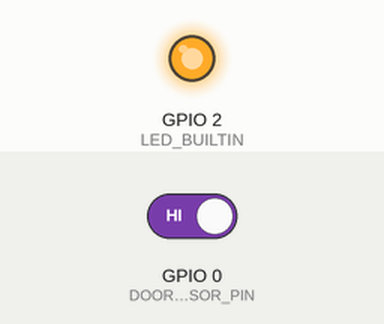
Simulated run of this sketch. Board: ESP8266 (NodeMCU). Shown: output pins drawn as LEDs (lit = HIGH, except the on-board LED, lit = LOW). Inputs (shaded band) come from the test bench; at power-on: GPIO 0 (DOOR_SENSOR_PIN) HIGH. WiFi joins after 1.5 s; servers stay silent unless stated; no MQTT or app messages arrive unless stated; what the sketch prints to the serial monitor is not drawn.

Above: at 2.7 s.
2.8 s: GPIO 0 (DOOR_SENSOR_PIN) driven LOW
At 3.6 s:
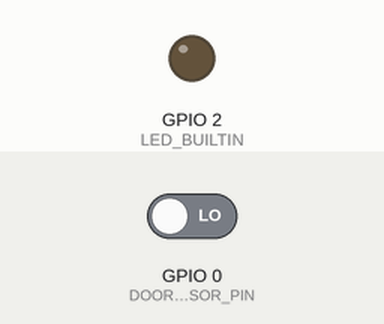
4.3 s: GPIO 0 (DOOR_SENSOR_PIN) driven HIGH
At 4.8 s:
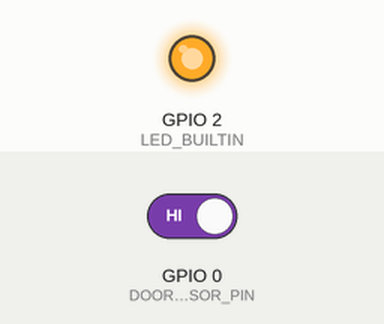
Timing chart, 0 to 7.3 s (numbered marks = the images above; inputs shaded):
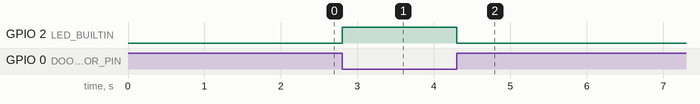

The sketch:

door_sensor.ino
```cpp
#include <ESP8266WiFi.h>
#include <PubSubClient.h>

const char* ssid = "your network ssid";
const char* wifi_password = "your password";
const char* mqtt_server = "ip address on the pi";
const char* clientID = "door_sensor";
const char* mqtt_topic = "door_status";

const int DOOR_SENSOR_PIN = 0;  // Arduino pin connected to door sensor's pin

int currentDoorState; // current state of door sensor
int lastDoorState;    // previous state of door sensor

WiFiClient wifiClient;
PubSubClient client(mqtt_server, 1883, wifiClient);


void setup() {
  Serial.begin(9600);                     // initialize serial
  pinMode(DOOR_SENSOR_PIN, INPUT_PULLUP); // set arduino pin to input pull-up mode
  pinMode(LED_BUILTIN, OUTPUT);

  Serial.print("Connecting to ");
  Serial.println(ssid);

  // Connect to the WiFi
  WiFi.begin(ssid, wifi_password);

  // Wait until the connection has been confirmed before continuing
  while (WiFi.status() != WL_CONNECTED) {
    delay(500);
    Serial.print(".");
  }

  // Debugging - Output the IP Address of the ESP8266
  Serial.println("WiFi connected");
  Serial.print("IP address: ");
  Serial.println(WiFi.localIP());


  currentDoorState = digitalRead(DOOR_SENSOR_PIN); // read state

    // Connect to MQTT Broker
  // client.connect returns a boolean value to let us know if the connection was successful.
  if (client.connect(clientID)) {
    Serial.println("Connected to MQTT Broker!");
  }
  else {
    Serial.println("Connection to MQTT Broker failed...");
  }

}

void loop() {


  lastDoorState = currentDoorState;              // save the last state
  currentDoorState  = digitalRead(DOOR_SENSOR_PIN); // read new state

  if (lastDoorState == LOW && currentDoorState == HIGH) { // state change: LOW -> HIGH
    Serial.println("The door-opening event is detected");
    digitalWrite(LED_BUILTIN, LOW);
    if (client.publish(mqtt_topic, "1")) {
      Serial.println("door closed and message sent!");
    }
    // Again, client.publish will return a boolean value depending on whether it succeded or not.
    // If the message failed to send, we will try again, as the connection may have broken.
    else {
      Serial.println("Message failed to send. Reconnecting to MQTT Broker and trying again");
      client.connect(clientID);
      delay(10); // This delay ensures that client.publish doesn't clash with the client.connect call
      client.publish(mqtt_topic, "1");
    }
  }
  else
  if (lastDoorState == HIGH && currentDoorState == LOW) { // state change: HIGH -> LOW
    Serial.println("The door-closing event is detected");
    digitalWrite(LED_BUILTIN, HIGH);
    if (client.publish(mqtt_topic, "0")) {
      Serial.println("door open and message sent!");
    }
    // Again, client.publish will return a boolean value depending on whether it succeded or not.
    // If the message failed to send, we will try again, as the connection may have broken.
    else {
      Serial.println("Message failed to send. Reconnecting to MQTT Broker and trying again");
      client.connect(clientID);
      delay(10); // This delay ensures that client.publish doesn't clash with the client.connect call
      client.publish(mqtt_topic, "0");
    }
  }
}
```

Measured:
- after the input at 2.8 s, GPIO 2 (LED_BUILTIN): LOW → HIGH at once
- after the input at 4.3 s, GPIO 2 (LED_BUILTIN): HIGH → LOW at once
